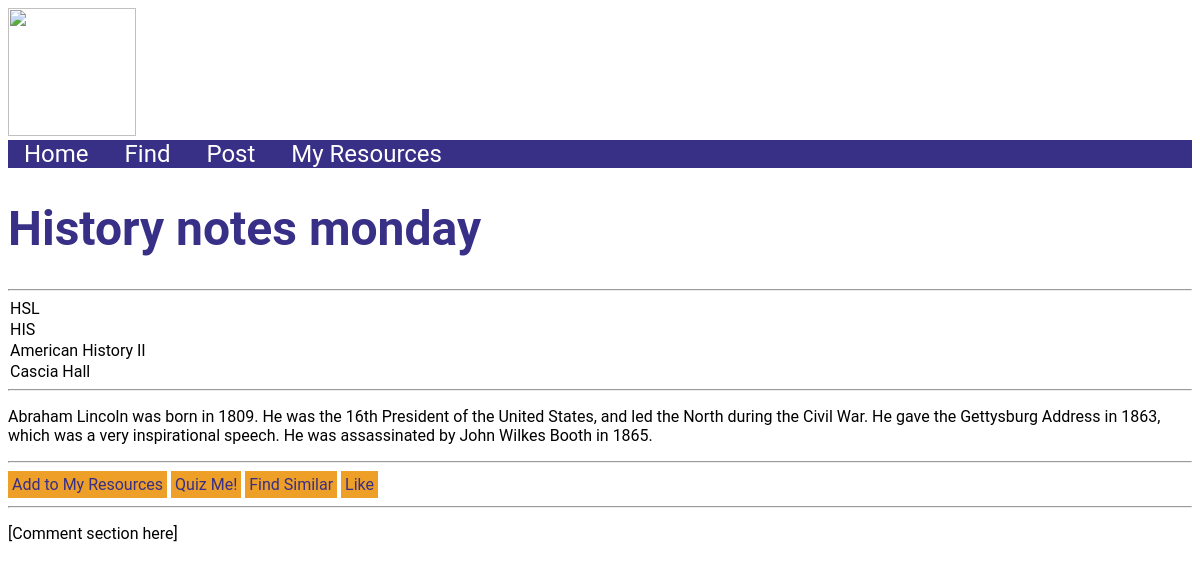
Screenshot of /website/resource/1 with the database file from the repository.
### website/models.py (models this page shows, shortened)
class Resource(models.Model):
    LEVEL_CHOICES = (
        ("MS", "Middle School"),
        ("HSL", "High School-Lower"),
        ("HSU", "High School-Upper"),
        ("C1000", "College-1000"),
        ("C2000", "College-2000"),
        ("C3000", "College-3000"),
        ("C4000", "College-4000"),
        ("C5000", "College-5000"),
        ("C6000", "College-6000+"),
    )
    SUBJECT_CHOICES = (
        ("BIO", "Biology"),
        ("CHE", "Chemistry"),
        ("PHY", "Physics"),
        ("CSI", "Computer Science"),
        ("HIS", "History"),
    )
    resourceTitle = models.CharField(max_length=100, verbose_name="Title")
    score = models.IntegerField(default=0)
    levelTag = models.CharField(max_length=5, choices=LEVEL_CHOICES, blank=True, default="", verbose_name="Level")
    subjectTag = models.CharField(max_length=3, choices=SUBJECT_CHOICES, blank=True, default="", verbose_name="Subject")
    courseTag = models.CharField(max_length=30, blank=True, default="", verbose_name="Course Name")
    courseNumberTag = models.IntegerField(null=True, blank=True, verbose_name="Course Number")
    institutionTag = models.CharField(max_length=50, blank=False)
    content = models.TextField(blank=True)
    class Meta:
        ordering = ["-score"]

### website/views.py (the view)
# urls.py: path("resource/<int:pk>", views.ResourceDetailView.as_view(), name="resource-detail"),
class ResourceDetailView(generic.DetailView):
    model = Resource

### website/templates/website/resource_detail.html (shortened to what this page needs)
{% extends "base.html" %}
{% block content %}
<h1>{{ resource.resourceTitle }}</h1>
<hr>
<div class="tags">
    <p>{{ resource.levelTag }}</p>
    <p>{{ resource.subjectTag }}</p>
    {% if resource.courseTag %}
        <p>{{ resource.courseTag }}</p>
    {% endif %}
    <p>{{ resource.institutionTag }}</p>
</div>
<hr>
<p>{{ resource.content }}</p>
<hr>
<div class="actionRow">
    <a class="actionButton">Add to My Resources</a>
    <a class="actionButton" href="{% url 'quiz' %}">Quiz Me!</a>
    <a class="actionButton">Find Similar</a>
    <a class="actionButton">Like</a>
</div>
<hr>
<p>[Comment section here]</p>
{% endblock %}

### website/templates/base.html (shortened to what this page needs)
<!DOCTYPE html>
<html lang="en">
<head>
    {% load static %}
    <link rel="stylesheet" type="text/css" href="{% static 'website/main.css' %}">
</head>
<body>
    <header>
        <img src="https://imgur.com/wLtLiFl.png", style=width:128px;height:128px;">
    </header>
    <nav>
        <a href="{% url 'index' %}">Home</a>
        <a href="{% url 'find' %}">Find</a>
        <a href="{% url 'index' %}">Post</a>
        <a href="{% url 'index' %}">My Resources</a>
    </nav>
    {% block content %}{% endblock %}
</body>
</html>

### website/static/website/main.css (style rules this page uses)
html { font-family: "Roboto", "Lucida Grande", "DejaVu Sans", "Bitstream Vera Sans", Verdana, Arial, sans-serif; }
a { text-decoration: none; color: #382F86; }
nav { background: #382F86; }
nav a { color: white; margin: 16px; font-size: 24px; }
h1 { color: #382F86; font-size: 48px; }
.actionButton { display: inline-block; padding: 4px; background-color: #ee9f28; }
.tags p { margin: 2px; }

### rows the page displays
Resource: resourceTitle "History notes monday", levelTag "HSL", subjectTag "HIS", courseTag "American History II", institutionTag "Cascia Hall", content "Abraham Lincoln was born in 1809. He was the 16th President of the United States, and led the North during the Civil War. He gave the Gettysburg Address in 1863, which was a very inspirational speech. He was assassinated by John Wilkes Booth in 1865."
